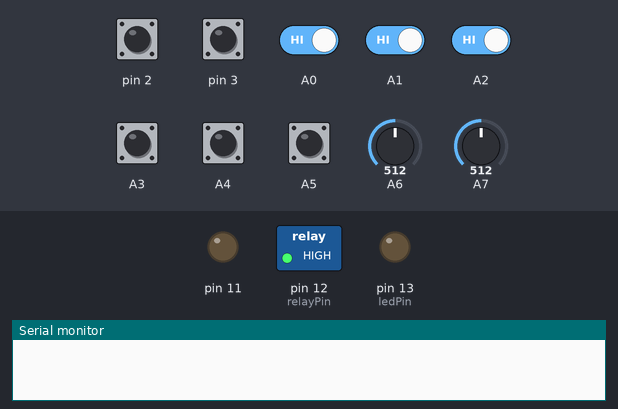
The sketch below on a simulated Arduino Nano, built with avr-gcc and run on an emulated ATmega328P. Parts: switched loads named in the sketch (green lamp = pin HIGH), output pins drawn as LEDs (lit = HIGH), the last lines printed to the serial monitor. The test bench sets the inputs (shaded band); at power-on: A0–5, pin 2, pin 3 HIGH, A6 = 512, A7 = 512.

Above: at 1.2 s.
1.3 s: pin 2 pulled LOW for 0.15 s
At 2.1 s:
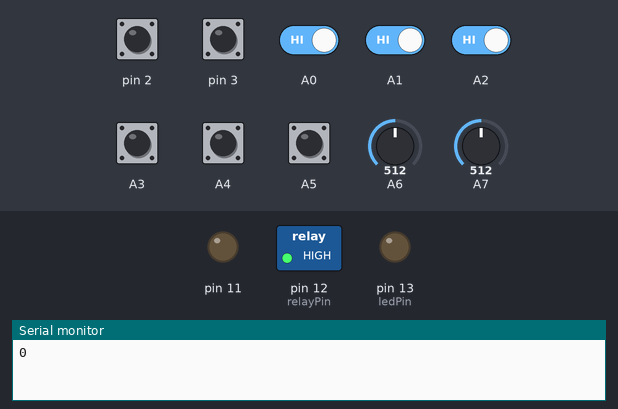
4.3 s: pin 3 pulled LOW for 0.15 s
7.3 s: pin 2 driven LOW and pin 3 driven LOW and A0 driven LOW and A1 driven LOW and A2 driven LOW
At 8.4 s:
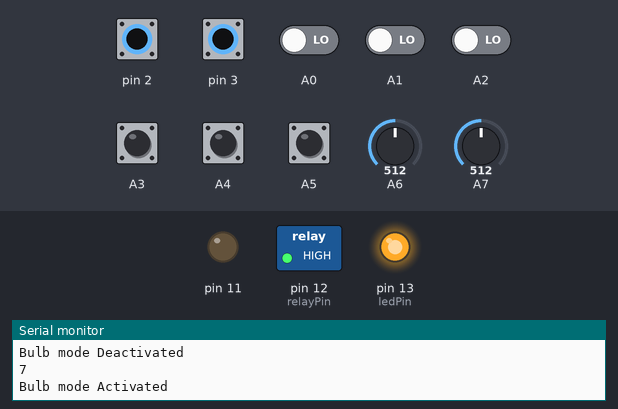
8.8 s: pin 3 pulsed HIGH 2 times (0.12 s each, 0.3 s apart)
At 9.07 s:
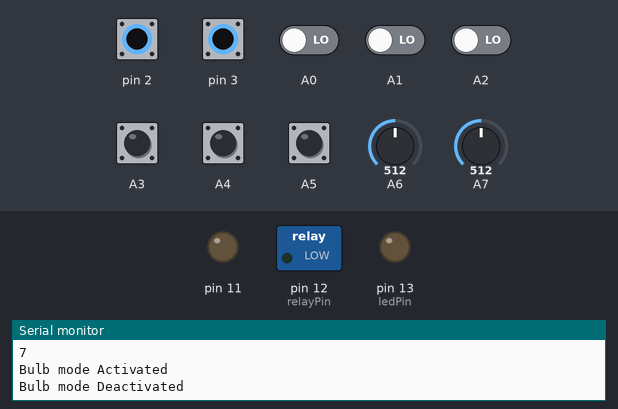
Timing chart, 0 to 11.8 s (numbered marks = the images above; inputs shaded):
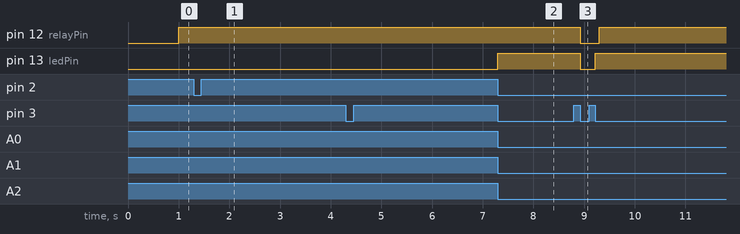

Measured:
- after the input at 1.3 s, pin 12 (relayPin): stops changing and stays HIGH
- after the input at 7.3 s, pin 13 (ledPin): LOW → HIGH at once
- after the input at 8.8 s, pin 12 (relayPin): HIGH → LOW after 0.12 s, → HIGH 0.38 s later; pin 13 (ledPin): HIGH → LOW after 0.12 s, → HIGH 0.30 s later

The sketch:

test_1.ino
```cpp
const int ledPin =  13;// the number of the LED pin
const int relayPin = 12;
volatile byte state = LOW;
volatile byte byte0 = LOW;
volatile byte byte1 = LOW;
volatile byte byte2 = LOW;
volatile byte byte3 = LOW;
volatile byte byte4 = LOW;
volatile byte byte5 = LOW;
volatile byte byte6 = LOW;
volatile byte byte7 = LOW;
volatile unsigned long SUM = 1;
volatile unsigned long previousTime = 0;        // will store last time LED was updated

volatile long interval = 1000;
volatile long endinterval = 1500;
///////////////////////////////////////////////////////////////////////////////////////////////////////////
void setup() {
  Serial.begin(9600);
  pinMode(2, INPUT_PULLUP);
  attachInterrupt(digitalPinToInterrupt(2), readinput, FALLING );
  pinMode(3, INPUT_PULLUP);
  attachInterrupt(digitalPinToInterrupt(3), bulbmode,  FALLING);
  pinMode(11, OUTPUT);
  pinMode(relayPin, OUTPUT);
  pinMode(ledPin, OUTPUT);
  pinMode(A0, INPUT_PULLUP);
  pinMode(A1, INPUT_PULLUP);
  pinMode(A2, INPUT_PULLUP);
  pinMode(A3, INPUT_PULLUP);
  pinMode(A4, INPUT_PULLUP);
  pinMode(A5, INPUT_PULLUP);
  pinMode(A6, INPUT_PULLUP);
  pinMode(A7, INPUT_PULLUP);
}

/////////////////////////////////////////////////////////////////////////////////////////////////////////////
void loop() {
unsigned long currentTime = millis();
if (!state){
  if (currentTime - previousTime >= interval) {
    digitalWrite(relayPin, HIGH);
  }
  if (currentTime - previousTime >= endinterval) {
    previousTime = currentTime;
    digitalWrite(relayPin, LOW);
  }
}
if (state){
  if (currentTime - previousTime >= 2000){digitalWrite(relayPin, HIGH);}
  if (currentTime - previousTime >= interval){
    Serial.println("Bulb mode Deactivated");
    digitalWrite(relayPin, LOW);
    digitalWrite(ledPin, LOW);
    previousTime = currentTime;
    state = !state;
    }
}
}
//////////////////////////////////////////////////////////////////////////////////////////////////////////
void readinput() {
  byte0 = !digitalRead(A0) * 1;
  byte1 = !digitalRead(A1) * 2;
  byte2 = !digitalRead(A2) * 2 * 2;
  byte3 = !digitalRead(A3) * 2 * 2 * 2;
  byte4 = !digitalRead(A4) * 2 * 2 * 2 * 2;
  byte5 = !digitalRead(A5) * 2 * 2 * 2 * 2 * 2;
  if (analogRead(A6)<=300){byte6 = 2 * 2 * 2 * 2 * 2 * 2;}
    else {byte6 = 0;}
  if (analogRead(A7)<=300){byte7 = 2 * 2 * 2 * 2 * 2 * 2 * 2;}
    else {byte7 = 0;}
  SUM   = byte0 + byte1 + byte2 + byte3 + byte4 + byte5 + byte6 + byte7;
  interval = SUM * 1000;
  endinterval = interval + 500;
  Serial.println(SUM);
}
////////////////////////////////////////////////////////////////////////////////////////////////////////
void bulbmode() {
  state = !state;
  if (state){
    Serial.println("Bulb mode Activated");
    digitalWrite(ledPin, HIGH);
    }
    else {
      Serial.println("Bulb mode Deactivated");
      digitalWrite(ledPin, LOW);
      digitalWrite(relayPin, LOW);
      }
}
```
